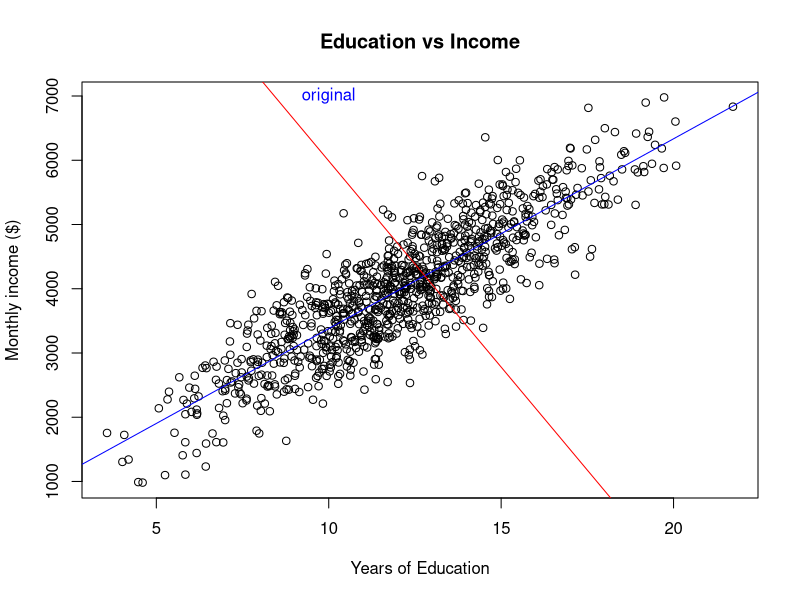

Here is the R script that generated this plot:
set.seed(123)

#Data without outlier

x <- rnorm(999, 12, 3) #years of education
y <- 300*x + rnorm(999, 350, 500) #monthly income
testdata999 <- data.frame(x, y)
reg1 <- lm(y ~ x, data = testdata999)
summary(reg1)

#Data with outlier added

testdata1000 <- rbind(testdata999, c(0, 700000)) #0 years of education, but earning $700,000 per month!
reg2 <- lm(y ~ x, data = testdata1000)
summary(reg2)

plot(testdata999, main = "Education vs Income", xlab = "Years of Education", ylab = "Monthly income ($)")
abline(reg1, col = "blue",testdata999)
abline(reg2, col = "red", testdata1000)
text(10, 7000, c("original"), col = "blue")
text(0, 5000, c("outlier"), col = "red")

